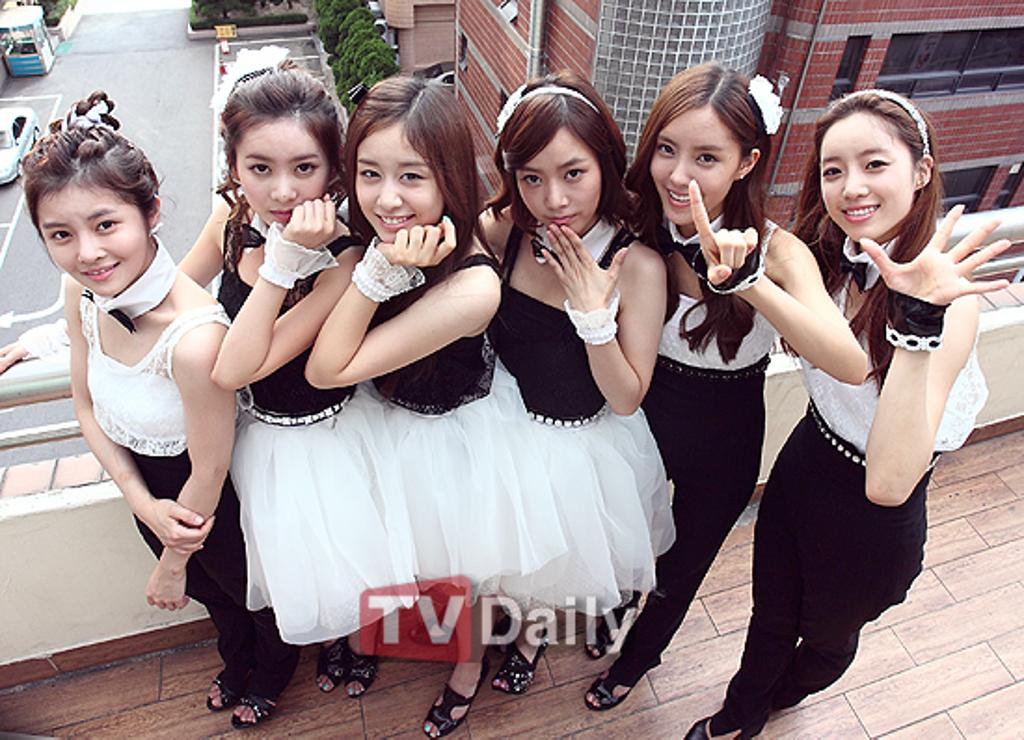
#> input picture source/12_Group_Group_12_Group_Group_12_728.jpg, 1024 x 740 px, given in place of threshold.png, which was not available
$ python threshold.py   (older library calls are emulated)
#> lines starting #> are read from the running program, lines starting #| are printed output that depends on the picture; after the words box and inside, x2 and y2 are one past the last pixel; in counts of white or black regions, pixels touching at a corner belong together; pictures that were not available may be replaced by others from this repository, and a replacement may not be noted
#!/usr/bin/python
# -*- coding: utf-8 -*-
from statistics import variance
import cv2
import numpy
import sys, os
import copy

from matplotlib import pyplot as plt # apt-get install -y python3-pip python3-tk&&  python -mpip install -U matplotlib && pip install pyqt5
from platform import python_version

print('OpenCV',cv2.__version__)
print('Python',python_version())

def func_pass(v):
    pass

'''
Пороги
Простые пороги на черно-белом изображении
Для усиления/ослабления цветовых областей

THRESH_BINARY - все что темнее определенной граници становится черным если меньше то белым
THRESH_BINARY_INV - как BINARY наоборот (к примеру исключить красный, выделим красный черным и он удалится)
THRESH_TRUNC - все что было до серого делает его белым
THRESH_TOZERO - все что меньше определенного порога становится черным , а что больше порога останется как есть
THRESH_TOZERO_INV - как TOZERO наоборот
https://docs.opencv.org/4.5.5/d7/d1b/group__imgproc__misc.html#ggaa9e58d2860d4afa658ef70a9b1115576a147222a96556ebc1d948b372bcd7ac59

cv2.threshold
https://docs.opencv.org/4.5.5/d7/d1b/group__imgproc__misc.html#gae8a4a146d1ca78c626a53577199e9c57

https://russianblogs.com/article/44371526060/

'''
def threshold_simply():
    window = "threshold_simply"
    cv2.namedWindow(window,cv2.WINDOW_NORMAL | cv2.WINDOW_KEEPRATIO | cv2.WINDOW_GUI_EXPANDED)
    thresh = 127 # значение порога
    maxval = 255 # значение для пикселя если сработал фильтр (для фильтра THRESH_BINARY при value_pixel > thresh  значение 0 иначе 255), максимальное значение для uint8
    cv2.createTrackbar("thresh black->white",window,0,255,func_pass)
#> slider 'thresh black->white' is set to 255
    cv2.setTrackbarPos("thresh black->white",window,thresh)

    img = cv2.imread("/container_data/source/threshold/threshold.png",cv2.IMREAD_ANYCOLOR)
#> img is the input picture: shape (740, 1024, 3); mean B, G, R 136, 135.2, 153.5
    img = cv2.cvtColor(img,cv2.COLOR_BGR2GRAY)
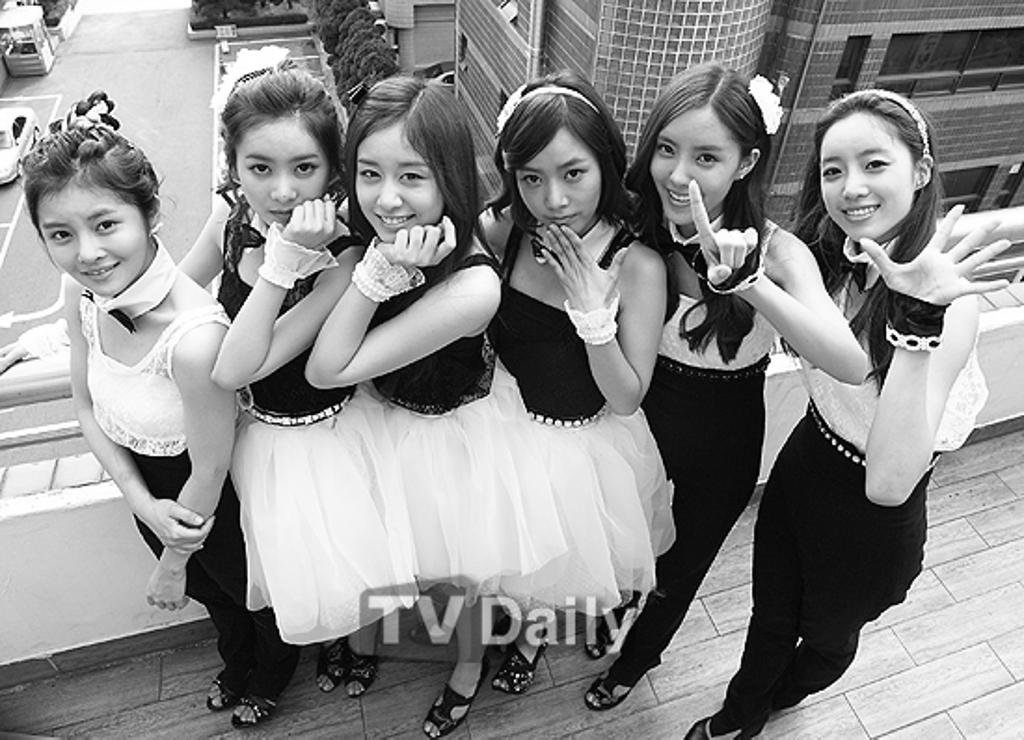
#> img: shape (740, 1024); min 0, max 255, mean 140.8

    while True:
        # Типы порогов -------------------------------------------------------------------------------------------
        cv2.imshow(window, img)
        thresh = cv2.getTrackbarPos("thresh black->white",window)
        # 255 - white, чем больше значение pixel тем он светлее
        # 0 - black, чем меньше значение pixel тем он темнее
        '''
        THRESH_BINARY - все пиксели светлее `thresh` т.е. меньше, станет белым (255 - белый), все пиксели темнее `thresh` т.е. больше станет черным (0 - черный)
        Если темнее `pixel < thresh`  тогда `pixel = 255 т.е. белый`
        Если светлее `pixel > thresh`  тогда `pixel = 0 т.е. черный`
        '''
        ret,frame_tresh_binary = cv2.threshold(img,thresh,maxval,cv2.THRESH_BINARY)
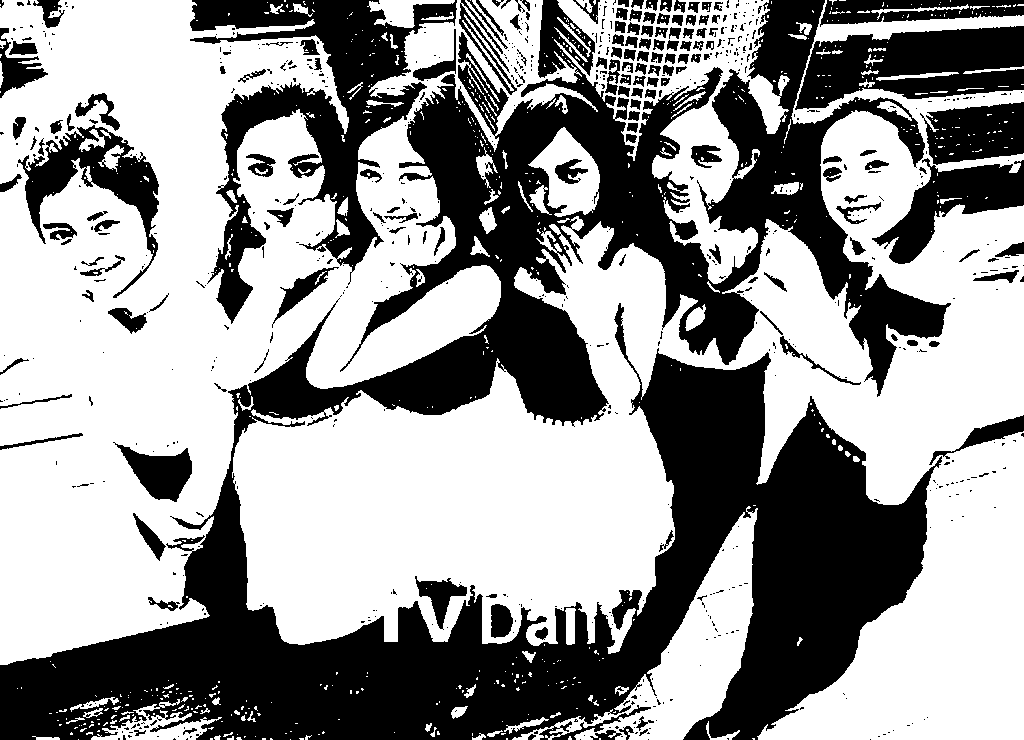
#> frame_tresh_binary: shape (740, 1024); 58.9% white; 720 black regions (558 under 20 px), largest, box (x1, y1, x2, y2) and area: (0, 0, 951, 740) 224539, (190, 0, 457, 324) 25852, (795, 26, 1024, 110) 12733
#> ret = 127
        #cv2.imshow("THRESH_BINARY", frame_tresh_binary)

        '''
        THRESH_BINARY_INV - все что светлее `thresh` станет черным, все что темнее `thresh` станет белым

        '''
        ret,frame_tresh_binary_inv = cv2.threshold(img,thresh,maxval,cv2.THRESH_BINARY_INV)
        #cv2.imshow("THRESH_BINARY_INV", frame_tresh_binary_inv)

        '''
        THRESH_TRUNC - все пиксели меньше `thresh` станут насыщенными т.е. черный усиливается,а пиксели больше чем `thresh` станут белыми
        Если темнее `pixel < thresh` то pixel более насышен
        Если светлее `pixel > thresh` то pixel=255
        '''
        ret,frame_tresh_trunc = cv2.threshold(img,thresh,maxval,cv2.THRESH_TRUNC)
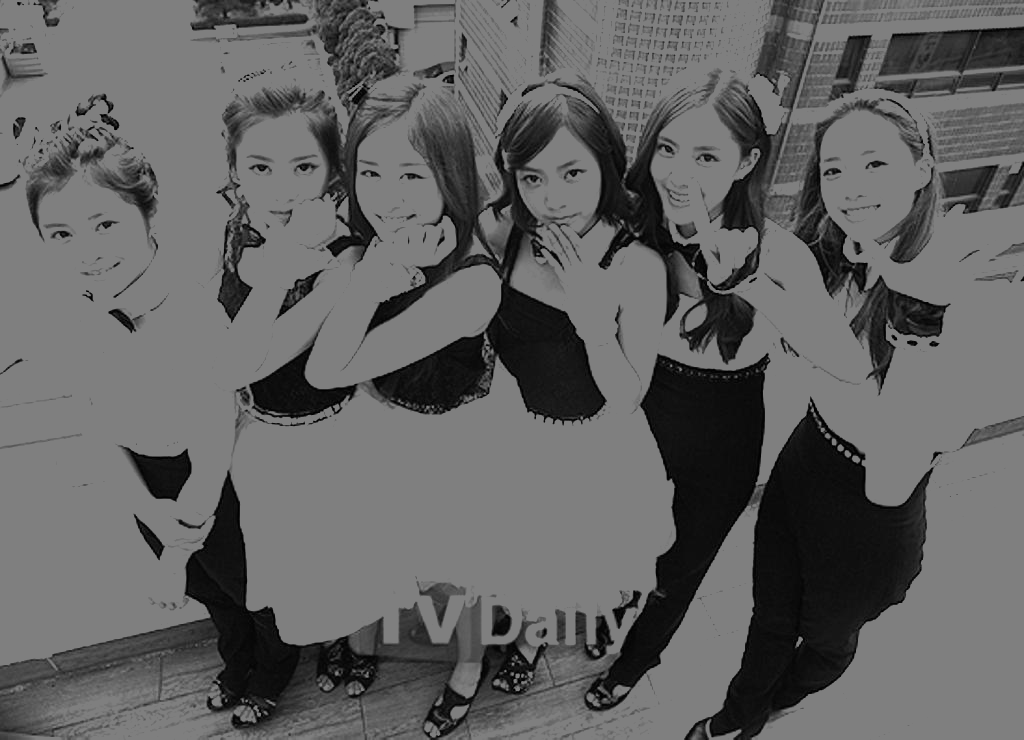
#> frame_tresh_trunc: shape (740, 1024); min 0, max 127, mean 97.9
        #cv2.imshow("THRESH_TRUNC", frame_tresh_trunc)

        '''
        THRESH_TOZERO - все пиксели больше `thresh` т.е. светлее останутся как есть, остальные станут черными
        Если светлее `pixel > thresh` то pixel=pixel
        Если темнее `pixel < thresh` то pixel=0
        '''
        ret,frame_tresh_tozero = cv2.threshold(img,thresh,maxval,cv2.THRESH_TOZERO)
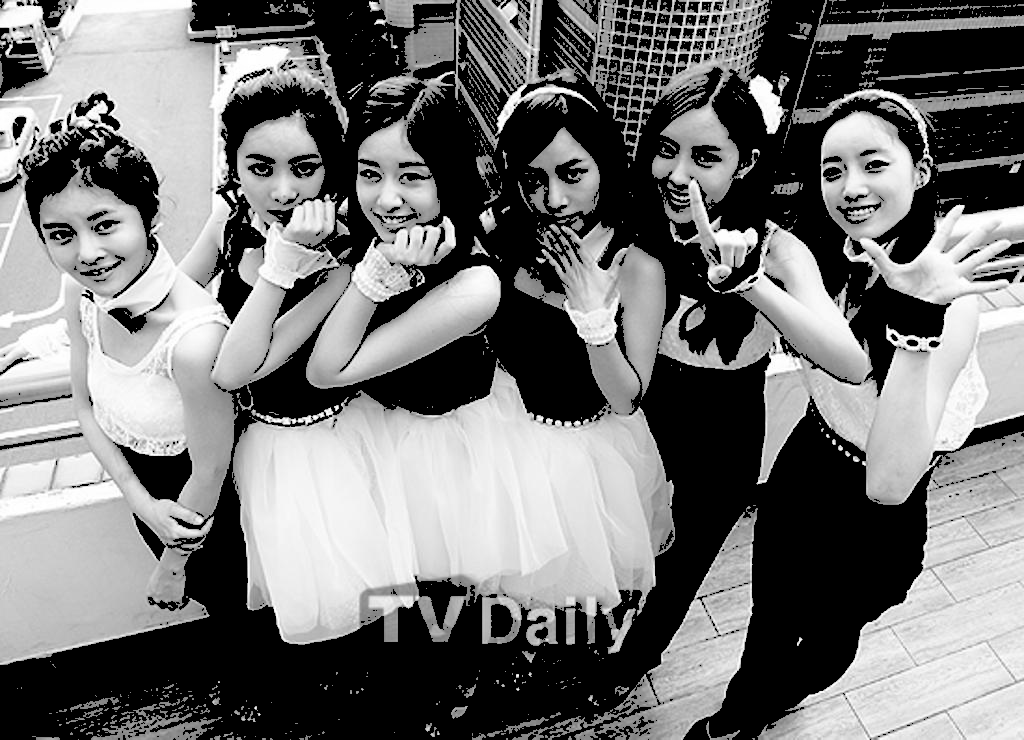
#> frame_tresh_tozero: shape (740, 1024); min 0, max 255, mean 117.7
        cv2.imshow("THRESH_TOZERO", frame_tresh_tozero)

        '''
        THRESH_TOZERO_INV - как THRESH_TOZERO наоборот
        '''
        ret,frame_tresh_tozero_inv = cv2.threshold(img,thresh,maxval,cv2.THRESH_TOZERO_INV)
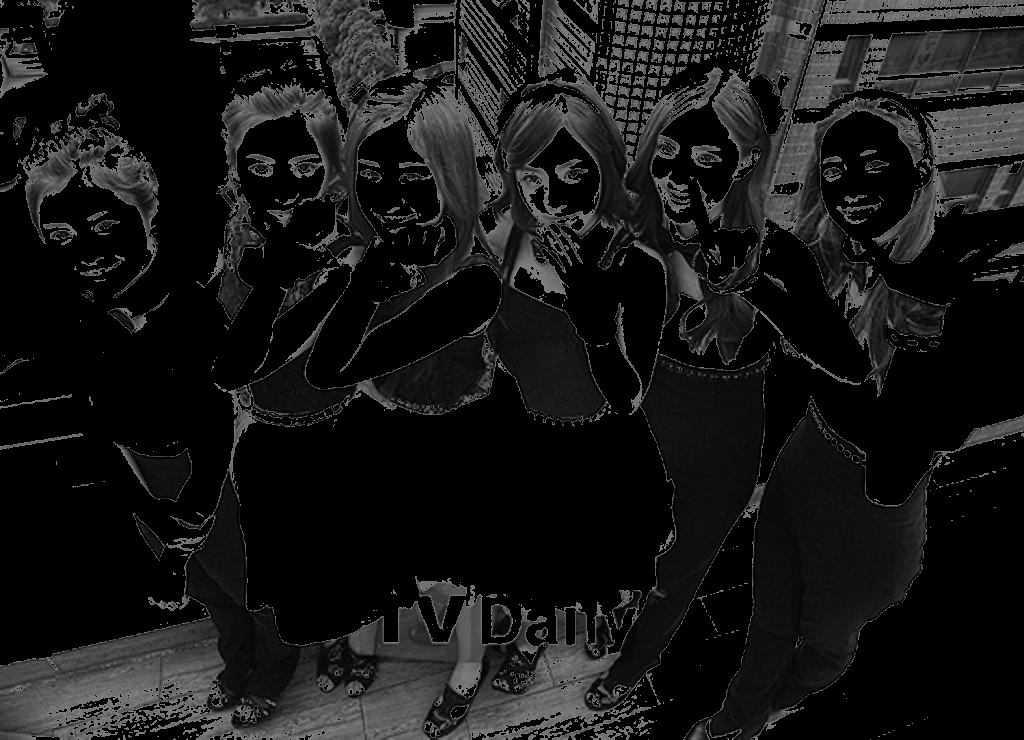
#> frame_tresh_tozero_inv: shape (740, 1024); min 0, max 127, mean 23.1
        cv2.imshow("THRESH_TOZERO_INV", frame_tresh_tozero_inv)

        key = cv2.waitKey(1) & 0xFF
#> (key Esc is pressed here)
        if key == 27: # exit on ESC break
            cv2.destroyAllWindows()
            break

    # [7 lines of commented-out code are left out]

    titles = ['Original Image','BINARY',           'BINARY_INV',          'TRUNC',           'TOZERO',           'TOZERO_INV']
    images = [img,             frame_tresh_binary, frame_tresh_binary_inv, frame_tresh_trunc, frame_tresh_tozero, frame_tresh_tozero_inv]

    for i in range(int(len(titles))):
        # subplot(nrows, ncols, index, **kwargs)
        plt.subplot(2,3,i+1),plt.imshow(images[i],'gray')
        plt.title(titles[i])
        plt.xticks([]),plt.yticks([])
    plt.show()
# ==========================================================================================================
'''
Пороги Для усиления/ослабления цветовых областей
Когда мы не можем применить простые threshold пороги из-за неравномерности освещенности картинки,
когда нет однозначно темно и светло,а есть градиент тогда адаптивный порог сможет подобрать необходимый порог автоматически

Адаптивный порог рисует контур вместо заливки как у простого порога threshold !

Адаптивный порог
    Когда изображение имеет разные условия освещения в разных областях
    алгоритм вычисляет порог для небольших областей изображения, поэтому мы даем разные пороговые значения
    разным областям одного и того же изображения, что дает нам лучшие изображения при разном освещении в результате.

    cv2.ADAPTIVE_THRESH_MEAN_C: Порог - это среднее значение окрестности.
    cv2.ADAPTIVE_THRESH_GAUSSIAN_C: Порог - это взвешенная сумма значений соседства, где вес - это окно Гаусса.

    cv2.adaptiveThreshold https://docs.opencv.org/4.5.5/d7/d1b/group__imgproc__misc.html#ga72b913f352e4a1b1b397736707afcde3

'''
# [47 lines left out: function threshold_adaptive, not called in this run]

# ==========================================================================================================
'''
Порог Бинаризации Оцу
    Для бимодальных изображений - это изображение с двумя пиками на гистограмме
    (Для небимодальных изображений бинаризация не точна.)
    Автоматически рассчитает порог на основе гистограммы бимодального изображения

https://russianblogs.com/article/44371526060/
'''
# [69 lines left out: function threshold_otsu, not called in this run]

# Пороги  -------------------------------------------------------------------------------------------------------
if True:
    threshold_simply()

if False:
    threshold_adaptive()

if False:
    threshold_otsu()

# Run:
# python  /container_data/image_example/threshold.py
